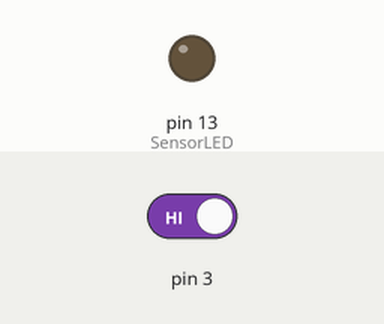
Bench run of a sketch on a simulated Arduino Uno, built with avr-gcc and run on an emulated ATmega328P. On the bench: output pins drawn as LEDs (lit = HIGH). The inputs (shaded band) are chosen by the test bench; at power-on: pin 3 HIGH.

Above: at 1.2 s.
1.3 s: pin 3 driven LOW
Timing chart, 0 to 4.3 s (numbered marks = the images above; inputs shaded):
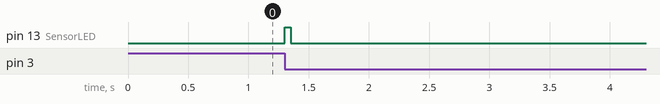

The sketch:

VibrationDemo.ino
```cpp
//==========================================================================
//	Author		    : DFRobot (Modified by rbigelow)
//      Circuit Source: http://www.dfrobot.com/wiki/index.php?title=DFRobot_Digital_Vibration_Sensor_(SKU:DFR0027)
//	Program description : This program demonstrates the functionality of a Digital Vibration Sensor.
//==========================================================================
/* The circuit uses the following pins:
Digital 8 Which provides input from the sensor.
*/

#define SensorLED     13 // Output LED display
#define SensorINPUT   8  //Connect the sensor to digital Pin 3 which is Interrupts 1.

unsigned char state = 0;

void setup()
{
  pinMode(SensorLED, OUTPUT);
  pinMode(SensorINPUT, INPUT);
  attachInterrupt(1, blink, FALLING);// Trigger the blink function when the falling edge is detected

}
void loop()
{
      if(state!=0)
      {
        state = 0;
        digitalWrite(SensorLED,HIGH);
        delay(50);  // Turn on the indicator LED for 50mS.
      }
      else
        digitalWrite(SensorLED,LOW);
}

void blink()//Interrupts function
{
  state++;
}
```

Measured:
- after the input at 1.3 s, pin 13 (SensorLED): LOW → HIGH at once, → LOW 0.05 s later
